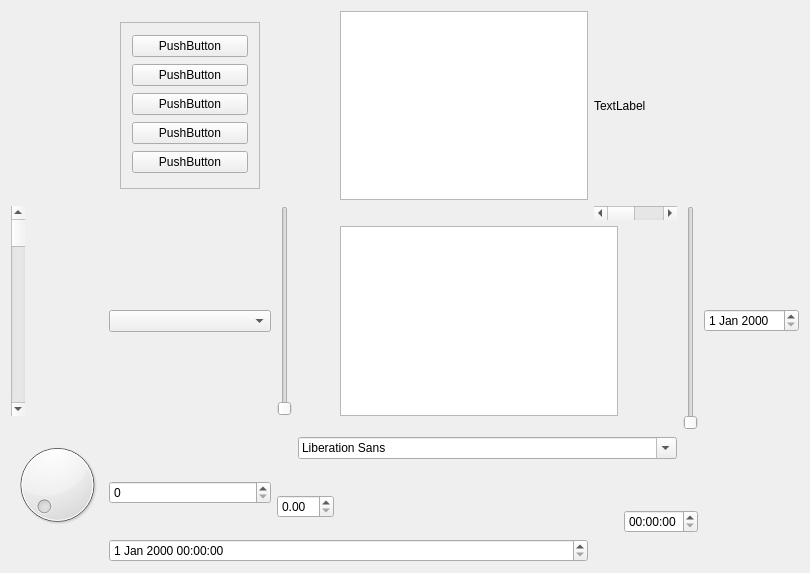
<?xml version="1.0" encoding="UTF-8"?>
<ui version="4.0">
 <class>Widget</class>
 <widget class="QWidget" name="Widget">
  <property name="geometry">
   <rect>
    <x>0</x>
    <y>0</y>
    <width>810</width>
    <height>573</height>
   </rect>
  </property>
  <property name="windowTitle">
   <string>Widget</string>
  </property>
  <layout class="QGridLayout" name="gridLayout">
   <item row="0" column="1">
    <widget class="QStackedWidget" name="stackedWidget">
     <property name="currentIndex">
      <number>0</number>
     </property>
     <widget class="QWidget" name="page_3">
      <layout class="QVBoxLayout" name="verticalLayout_3">
       <item>
        <widget class="QScrollArea" name="scrollArea">
         <property name="widgetResizable">
          <bool>true</bool>
         </property>
         <widget class="QWidget" name="scrollAreaWidgetContents">
          <property name="geometry">
           <rect>
            <x>0</x>
            <y>0</y>
            <width>142</width>
            <height>171</height>
           </rect>
          </property>
          <layout class="QVBoxLayout" name="verticalLayout">
           <item>
            <widget class="QPushButton" name="pushButton_4">
             <property name="text">
              <string>PushButton</string>
             </property>
            </widget>
           </item>
           <item>
            <widget class="QPushButton" name="pushButton_3">
             <property name="text">
              <string>PushButton</string>
             </property>
            </widget>
           </item>
           <item>
            <widget class="QPushButton" name="pushButton_5">
             <property name="text">
              <string>PushButton</string>
             </property>
            </widget>
           </item>
           <item>
            <widget class="QPushButton" name="pushButton">
             <property name="text">
              <string>PushButton</string>
             </property>
            </widget>
           </item>
           <item>
            <widget class="QPushButton" name="pushButton_2">
             <property name="text">
              <string>PushButton</string>
             </property>
            </widget>
           </item>
          </layout>
         </widget>
        </widget>
       </item>
      </layout>
     </widget>
     <widget class="QWidget" name="page_4">
      <layout class="QVBoxLayout" name="verticalLayout_5">
       <item>
        <widget class="QTabWidget" name="tabWidget">
         <property name="currentIndex">
          <number>2</number>
         </property>
         <widget class="QWidget" name="tab">
          <attribute name="title">
           <string>Tab 1</string>
          </attribute>
         </widget>
         <widget class="QWidget" name="tab_2">
          <attribute name="title">
           <string>Tab 2</string>
          </attribute>
         </widget>
         <widget class="QWidget" name="tab_3">
          <attribute name="title">
           <string>页</string>
          </attribute>
         </widget>
        </widget>
       </item>
      </layout>
     </widget>
     <widget class="QWidget" name="page_5">
      <widget class="QToolBox" name="toolBox">
       <property name="geometry">
        <rect>
         <x>30</x>
         <y>20</y>
         <width>431</width>
         <height>321</height>
        </rect>
       </property>
       <property name="currentIndex">
        <number>1</number>
       </property>
       <widget class="QWidget" name="page">
        <property name="geometry">
         <rect>
          <x>0</x>
          <y>0</y>
          <width>181</width>
          <height>109</height>
         </rect>
        </property>
        <attribute name="label">
         <string>Page 1</string>
        </attribute>
        <layout class="QVBoxLayout" name="verticalLayout_2">
         <item>
          <widget class="QPushButton" name="pushButton_6">
           <property name="text">
            <string>PushButton</string>
           </property>
          </widget>
         </item>
        </layout>
       </widget>
       <widget class="QWidget" name="page_2">
        <property name="geometry">
         <rect>
          <x>0</x>
          <y>0</y>
          <width>431</width>
          <height>269</height>
         </rect>
        </property>
        <attribute name="label">
         <string>Page 2</string>
        </attribute>
        <layout class="QVBoxLayout" name="verticalLayout_4">
         <item>
          <widget class="QPushButton" name="pushButton_7">
           <property name="text">
            <string>PushButton</string>
           </property>
          </widget>
         </item>
        </layout>
       </widget>
      </widget>
      <zorder>toolBox</zorder>
      <zorder>toolBox</zorder>
     </widget>
    </widget>
   </item>
   <item row="0" column="5" colspan="2">
    <widget class="QLabel" name="label">
     <property name="text">
      <string>TextLabel</string>
     </property>
    </widget>
   </item>
   <item row="1" column="0" rowspan="2">
    <widget class="QScrollBar" name="verticalScrollBar">
     <property name="orientation">
      <enum>Qt::Vertical</enum>
     </property>
    </widget>
   </item>
   <item row="1" column="2" rowspan="2">
    <widget class="QSlider" name="verticalSlider">
     <property name="orientation">
      <enum>Qt::Vertical</enum>
     </property>
    </widget>
   </item>
   <item row="1" column="5" colspan="2">
    <widget class="QScrollBar" name="horizontalScrollBar">
     <property name="orientation">
      <enum>Qt::Horizontal</enum>
     </property>
    </widget>
   </item>
   <item row="1" column="7" rowspan="3">
    <widget class="QSlider" name="verticalSlider_2">
     <property name="orientation">
      <enum>Qt::Vertical</enum>
     </property>
    </widget>
   </item>
   <item row="2" column="1">
    <widget class="QComboBox" name="comboBox"/>
   </item>
   <item row="2" column="4" colspan="2">
    <widget class="QPlainTextEdit" name="plainTextEdit"/>
   </item>
   <item row="2" column="8">
    <widget class="QDateEdit" name="dateEdit"/>
   </item>
   <item row="3" column="3" rowspan="2" colspan="4">
    <widget class="QFontComboBox" name="fontComboBox"/>
   </item>
   <item row="4" column="0" rowspan="3">
    <widget class="QDial" name="dial"/>
   </item>
   <item row="5" column="1">
    <widget class="QSpinBox" name="spinBox"/>
   </item>
   <item row="5" column="2" rowspan="2" colspan="2">
    <widget class="QDoubleSpinBox" name="doubleSpinBox"/>
   </item>
   <item row="6" column="6" colspan="2">
    <widget class="QTimeEdit" name="timeEdit"/>
   </item>
   <item row="7" column="1" colspan="4">
    <widget class="QDateTimeEdit" name="dateTimeEdit"/>
   </item>
   <item row="0" column="4">
    <widget class="QTextBrowser" name="textBrowser"/>
   </item>
  </layout>
 </widget>
 <layoutdefault spacing="6" margin="11"/>
 <resources/>
 <connections/>
</ui>
